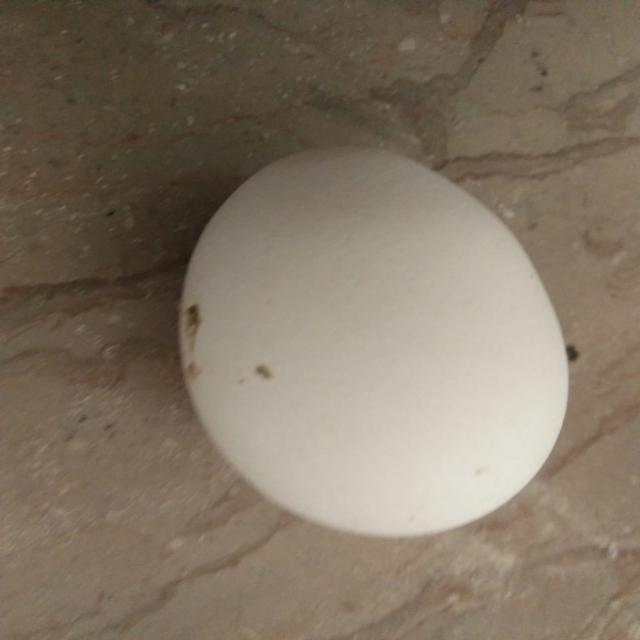
#> input picture data/all_images/not_damaged_100_jpg.rf.5d780a6024004fa2f68741fa56ddf4c9.jpg, 640 x 640 px
$ python video_calib.py ../data/all_images/not_damaged_100_jpg.rf.5d780a6024004fa2f68741fa56ddf4c9.jpg
#> lines starting #> are read from the running program, lines starting #| are printed output that depends on the picture
import cv2, numpy as np, sys
img = cv2.imread(sys.argv[1])
#> img is the input picture: shape (640, 640, 3); mean B, G, R 101.5, 117.4, 130.5
lab = cv2.cvtColor(img, cv2.COLOR_BGR2LAB).astype(np.float32)
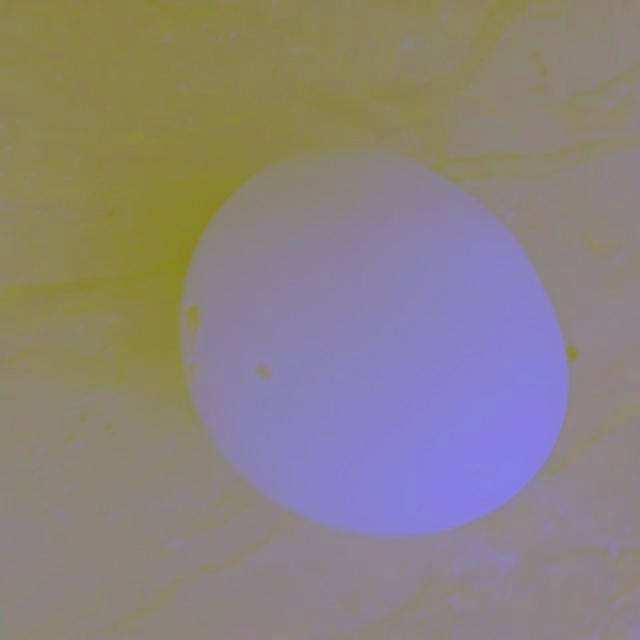
#> lab: shape (640, 640, 3) float32; mean B, G, R 126.6, 130.3, 138.9
def on_click(e, x, y, f, p):
    if e == cv2.EVENT_LBUTTONDOWN:
        L, a, b = lab[y, x]
        print(f"L={L:.0f}  chroma={np.hypot(a - 128, b - 128):.1f}")
cv2.namedWindow("calib"); cv2.setMouseCallback("calib", on_click)
cv2.imshow("calib", img); cv2.waitKey(0)

$ run again, on data/all_images/not_damaged_102_jpg.rf.8d754cbc174c6cb6fb1b5c1929edcbb1.jpg
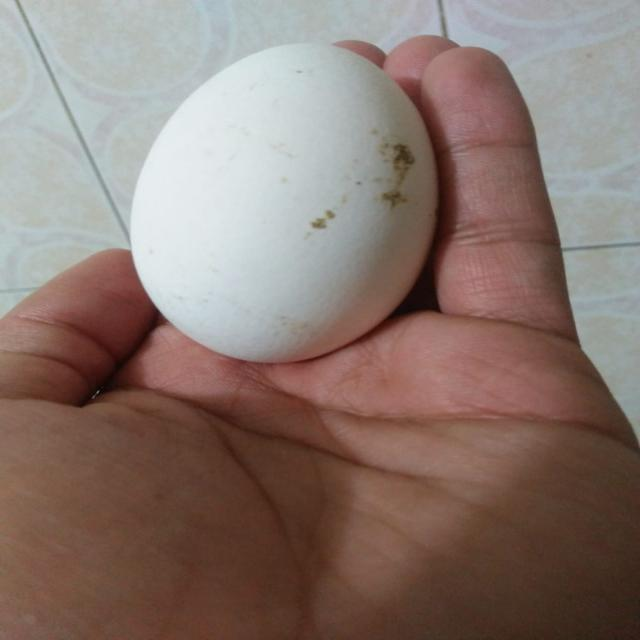
#> input picture data/all_images/not_damaged_102_jpg.rf.8d754cbc174c6cb6fb1b5c1929edcbb1.jpg, 640 x 640 px
#> img is the input picture: shape (640, 640, 3); mean B, G, R 112.2, 119.3, 137.6
#> `lab = cv2.cvtColor(img, cv2.COLOR_BGR2LAB).astype(np.float32)`:
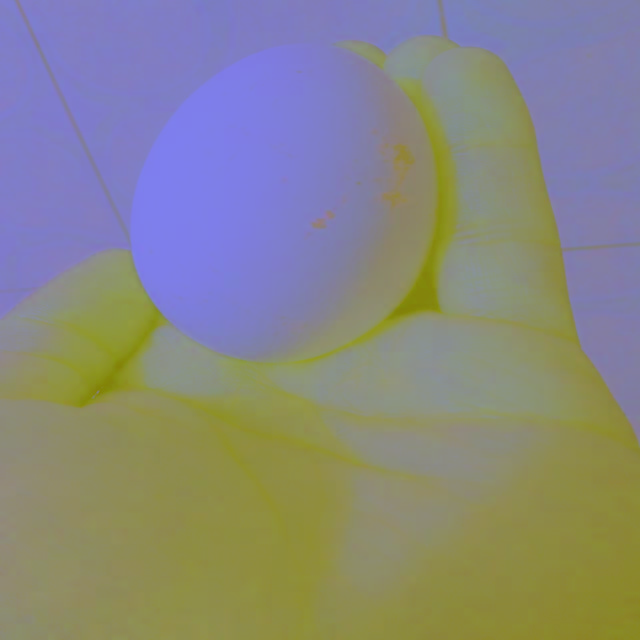
#> lab: shape (640, 640, 3) float32; mean B, G, R 130.2, 135, 135.7

$ run again, on data/all_images/not_damaged_103_jpg.rf.c0bd961caec5acf3a6582c9cb2551634.jpg
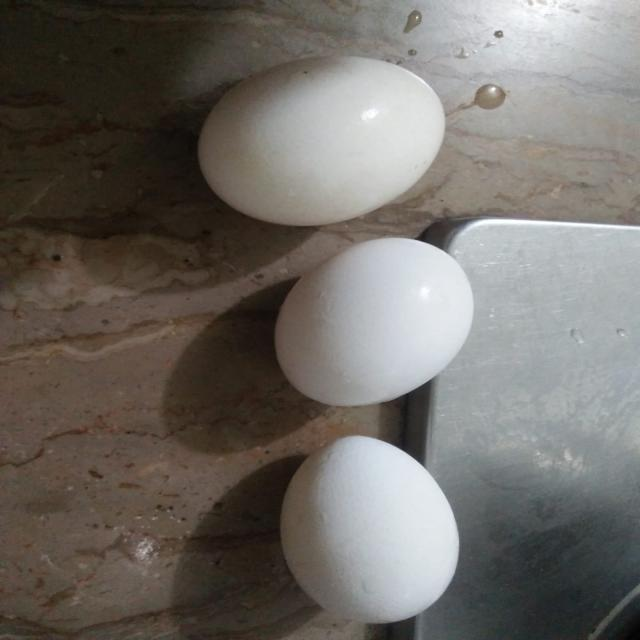
#> input picture data/all_images/not_damaged_103_jpg.rf.c0bd961caec5acf3a6582c9cb2551634.jpg, 640 x 640 px
#> img is the input picture: shape (640, 640, 3); mean B, G, R 102.2, 107.4, 111.9
#> `lab = cv2.cvtColor(img, cv2.COLOR_BGR2LAB).astype(np.float32)`:
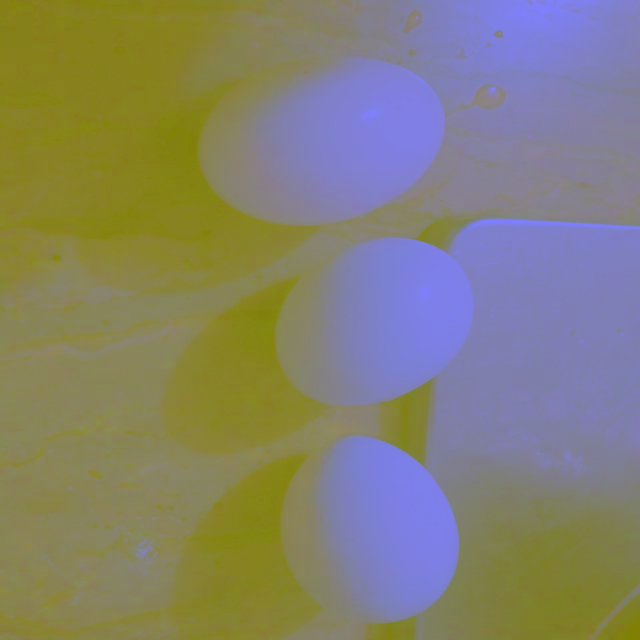
#> lab: shape (640, 640, 3) float32; mean B, G, R 113.2, 129.3, 132.1
